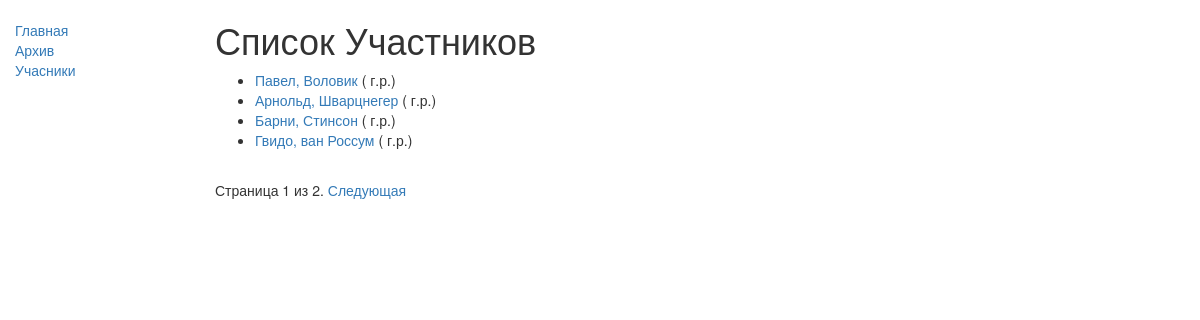
The page /polls/persons/ on the database as committed earlier.
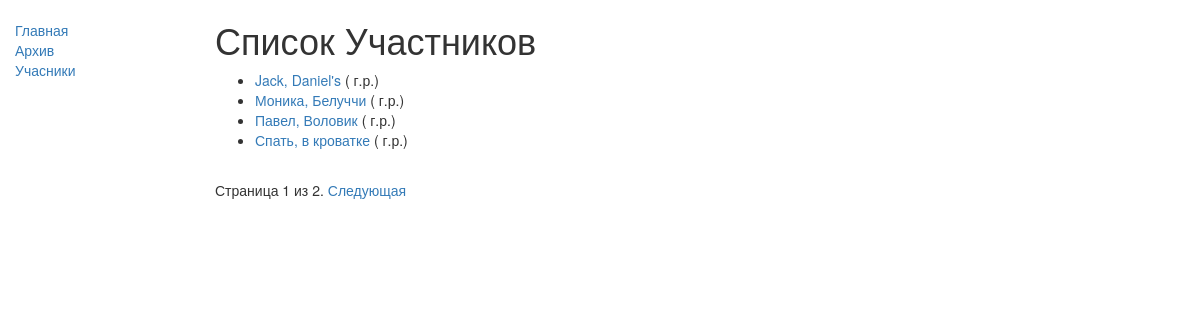
The same page on the database as committed later.
### polls/models.py (models this page shows, shortened)
class Choice(models.Model):
	YEARS_OLD=[(x,str(x)) for x in range(100)]
	question_id  = models.ForeignKey('Question', on_delete=models.CASCADE, blank=True, null=True, verbose_name='Вопрос', help_text='Укажите, в каком опросе нужно участвовать')
	votes        = models.IntegerField(verbose_name='Количество голосов', default=0)
	first_name   = models.CharField(verbose_name='Имя', max_length=100, blank=True, null=True)
	last_name    = models.CharField(verbose_name='Фамилия', max_length=100, blank=True, null=True)
	age          = models.DateField("Дата рождения", blank=True, null=True)
	photo_person = models.ImageField(upload_to='polls/person/photos/', blank=True, null=True)
	bio_person   = models.TextField(max_length=500, help_text='Кратко об участнике',
						verbose_name='Краткая биография' )
	class Meta:
		ordering = ["-votes"]
	def get_absolute_url(self):
		return reverse('polls:choice-detail', args=[str(self.id)])

### polls/views.py (the view)
class ChoiceListView(generic.ListView):
    model = Choice
    paginate_by = 4

### polls/templates/polls/choice_list.html
{% extends "base_generic.html" %}
{% block content %}
    <h1>Список Участников</h1>
    {% if choice_list %}
    <ul>
      {% for person in choice_list %}
      <li>
        <a href="{{ person.get_absolute_url }}">{{ person.first_name}}, {{ person.last_name }}</a> ({{person.age|date:"d.m.Y"}} г.р.)
      </li>
      {% endfor %}
    </ul>
    {% else %}
      <p>Участников пока не подвезли</p>
    {% endif %}
{% endblock %}

Rows that differ between the two databases and show on the page:
no longer on this page (row edited): Choice: first_name "Арнольд", last_name "Шварцнегер"
no longer on this page (row edited): Choice: first_name "Барни", last_name "Стинсон"
no longer on this page (row unchanged): Choice: first_name "Гвидо", last_name "ван Россум"
now on this page (row edited): Choice: first_name "Jack", last_name "Daniel's"
now on this page (row edited): Choice: first_name "Моника", last_name "Белуччи"
added Choice: first_name "Спать", last_name "в кроватке"
